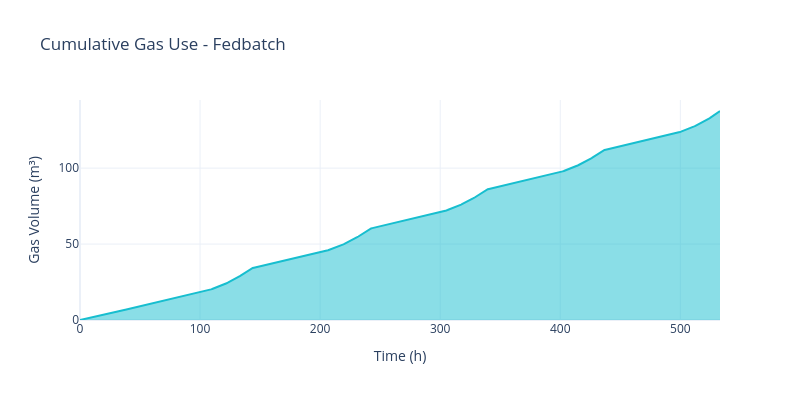

The code cell stored with this chart in its notebook:
### Markdown cell above
### 5.2. Plot Cumulative Gas Use

Visualize total gas consumption across all batches.

### Code cell
# Plot cumulative gas use for all 5 batches
fig_cumulative = plot_simulation_cumulative_gas_use(sim, max_batches=5)
fig_cumulative.show()

# Alternative: using the data object method
# fig_cumulative = sim.data.plot_cumulative_gas_use(max_batches=5)
# fig_cumulative.show()

### Figure 1 — Plotly figure (JSON) as saved in the notebook; plotly's stock layout.template omitted (floating-point values rounded to 4 significant figures; data arrays with more than 128 entries replaced by an {"elided": "..."} marker saying what was removed)
{"data": [{"fill": "tozeroy", "hovertemplate": "Time: %{x:.1f} h<br>Gas Use: %{y:.2f} m³<extra></extra>", "line": {"color": "#17becf", "width": 2}, "mode": "lines", "name": "Cumulative Gas Use", "type": "scatter", "x": {"elided": "871 float values"}, "y": {"elided": "871 float values"}}], "layout": {"font": {"size": 12}, "height": 400, "showlegend": false, "title": {"text": "Cumulative Gas Use - Fedbatch"}, "width": 800, "xaxis": {"title": {"text": "Time (h)"}}, "yaxis": {"title": {"text": "Gas Volume (m³)"}}}}
